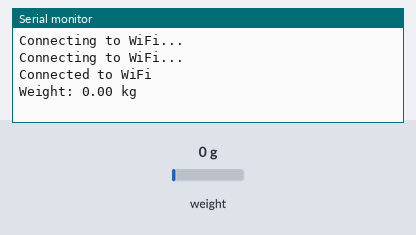
Recording of a sketch running on a simulated ESP32. Shown: the last lines printed to the serial monitor. Inputs (shaded band) come from the test bench; at power-on: weight on the scale 0 g. WiFi joins after 1.5 s; servers stay silent unless stated.

Above: at 6.7 s.
6.8 s: weight on the scale set to 100 g
At 8.0 s:
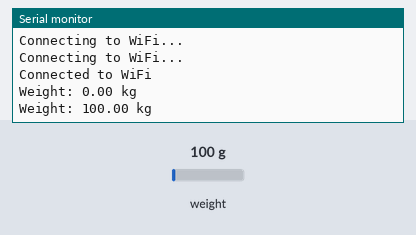
8.3 s: weight on the scale set to 1250 g
At 8.3 s:
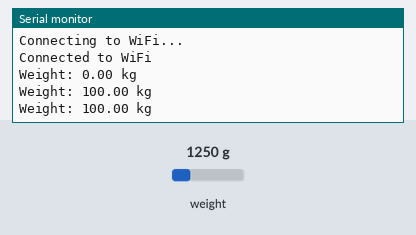
Timing chart, 0 to 11.3 s (numbered marks = the images above; inputs shaded):
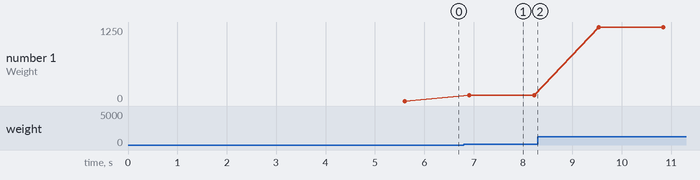

Measured:
- after the input at 6.8 s, the serial monitor: prints a new line after 0.11 s (image 1)
- plotted number 1: 0 → 100 after the input at 6.8 s, 100 → 1250 after the input at 8.3 s

The sketch:

graduation_hardware.ino
```cpp
#include <WiFi.h>
#include "HX711.h"

#define DOUT  19
#define CLK  18
// right wight green left red black
HX711 scale;

const char* ssid = "att";
const char* password = "ASsygdasddAUDGHI6567";// Replace with the Password of your WIFI
const char* host = "192.168.43.155"; // Replace with the IP address of your Python script

void setup() {
  Serial.begin(115200);
  delay(1000);
  scale.begin(DOUT, CLK);

  scale.set_scale(2280.f); // Set the scale factor to your load cell's specification
  scale.tare(); // Reset the scale to 0
  delay(500);
  scale.tare();

  WiFi.begin(ssid, password);

  while (WiFi.status() != WL_CONNECTED) {
    delay(1000);
    Serial.println("Connecting to WiFi...");
  }

  Serial.println("Connected to WiFi");
}

void loop() {
  float weight = scale.get_units(); // get the weight in kg
  Serial.println("Weight: " + String(weight) + " kg");
  WiFiClient client;
  if (client.connect(host, 80)) { // connect to the Python script server
    client.print("GET /?weight=" + String(weight) + " HTTP/1.1\r\n" +
                 "Host: " + host + "\r\n" +
                 "Connection: close\r\n\r\n");
    delay(10);
    client.stop();
  }

  delay(1000);
}
```
